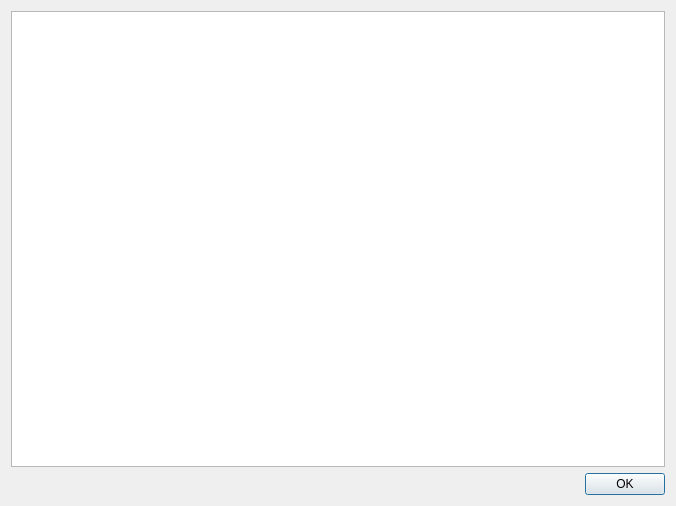
<?xml version="1.0" encoding="UTF-8"?>
<ui version="4.0">
 <class>HelpDialog</class>
 <widget class="QDialog" name="HelpDialog">
  <property name="geometry">
   <rect>
    <x>0</x>
    <y>0</y>
    <width>676</width>
    <height>506</height>
   </rect>
  </property>
  <property name="windowTitle">
   <string>gvtree - Help</string>
  </property>
  <layout class="QGridLayout" name="gridLayout">
   <item row="1" column="1">
    <widget class="QPushButton" name="pbOK">
     <property name="text">
      <string>OK</string>
     </property>
    </widget>
   </item>
   <item row="1" column="0">
    <spacer name="horizontalSpacer">
     <property name="orientation">
      <enum>Qt::Horizontal</enum>
     </property>
     <property name="sizeHint" stdset="0">
      <size>
       <width>40</width>
       <height>20</height>
      </size>
     </property>
    </spacer>
   </item>
   <item row="0" column="0" colspan="2">
    <widget class="QTextBrowser" name="textBrowser"/>
   </item>
  </layout>
 </widget>
 <resources/>
 <connections/>
</ui>
